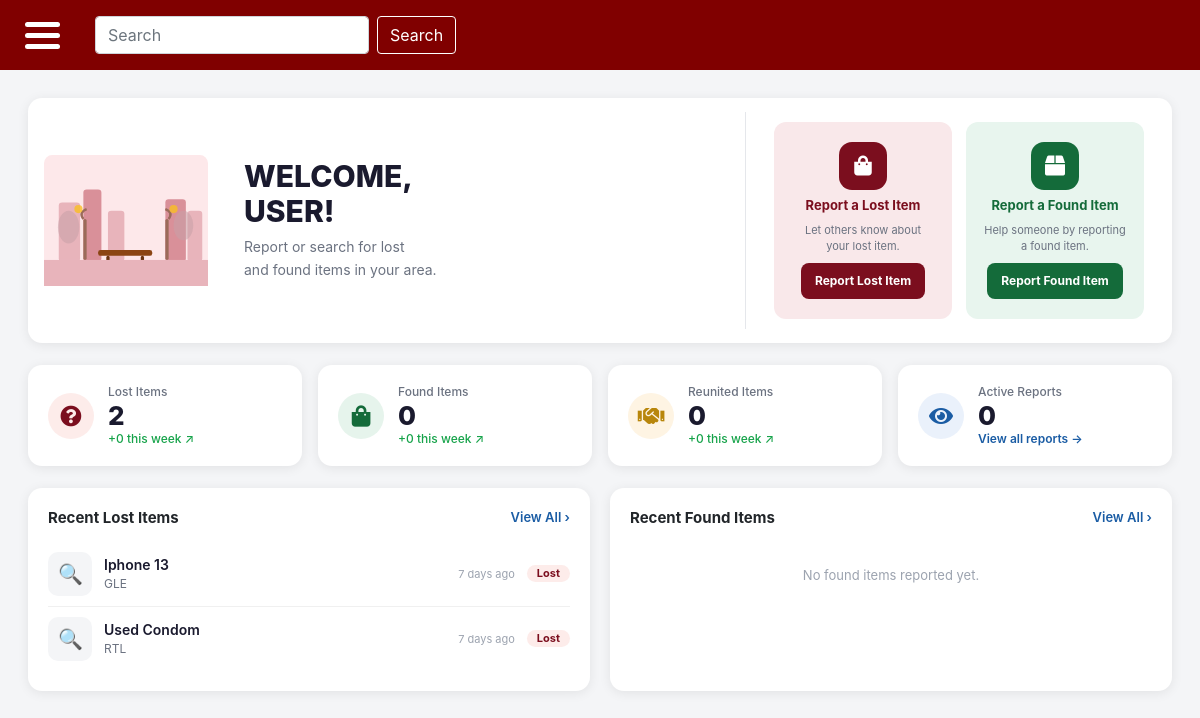
/dashboard.php (signed in), run on the app's committed database.
### tables this page shows
CREATE TABLE `users` (
  `user_id` int(11) NOT NULL,
  `full_name` varchar(255) DEFAULT NULL,
  `institutionalEmail` varchar(255) DEFAULT NULL,
  `password` varchar(255) NOT NULL,
  `is_admin` tinyint(1) DEFAULT 0
);

CREATE TABLE `posts` (
  `post_id` int(11) NOT NULL,
  `user_id` int(11) DEFAULT NULL,
  `location_id` int(11) DEFAULT NULL,
  `category_id` int(11) DEFAULT NULL,
  `dropOff_id` int(11) DEFAULT NULL,
  `type` varchar(255) DEFAULT NULL,
  `itemName` varchar(255) DEFAULT NULL,
  `publicDescription` varchar(255) DEFAULT NULL,
  `privateDetails` varchar(255) DEFAULT NULL,
  `currentStatus` varchar(20) DEFAULT 'PENDING',
  `dateReported` datetime DEFAULT current_timestamp(),
  `expirationDate` datetime DEFAULT NULL
);

CREATE TABLE `location` (
  `location_id` int(11) NOT NULL,
  `locationName` varchar(255) NOT NULL,
  `zone` varchar(100) NOT NULL
);

### dashboard.php (the view, shortened to what this page needs)
<?php
require_once 'connect.php';
$lostCount     = $connection->query("SELECT COUNT(*) AS c FROM posts WHERE type='LOST'")->fetch_assoc()['c'] ?? 0;
$foundCount    = $connection->query("SELECT COUNT(*) AS c FROM posts WHERE type='FOUND'")->fetch_assoc()['c'] ?? 0;
$reunitedCount = $connection->query("SELECT COUNT(*) AS c FROM posts WHERE currentStatus='REUNITED'")->fetch_assoc()['c'] ?? 0;
$activeCount   = $connection->query("SELECT COUNT(*) AS c FROM posts WHERE currentStatus='PENDING'")->fetch_assoc()['c'] ?? 0;
$lostWeek     = $connection->query("SELECT COUNT(*) AS c FROM posts WHERE type='LOST'  AND dateReported >= NOW() - INTERVAL 7 DAY")->fetch_assoc()['c'] ?? 0;
$foundWeek    = $connection->query("SELECT COUNT(*) AS c FROM posts WHERE type='FOUND' AND dateReported >= NOW() - INTERVAL 7 DAY")->fetch_assoc()['c'] ?? 0;
$reunitedWeek = $connection->query("SELECT COUNT(*) AS c FROM posts WHERE currentStatus='REUNITED' AND dateReported >= NOW() - INTERVAL 7 DAY")->fetch_assoc()['c'] ?? 0;
$recentLostResult = $connection->query("
    SELECT p.post_id, p.itemName, p.dateReported, p.currentStatus, l.locationName
    FROM posts p
    LEFT JOIN location l ON p.location_id = l.location_id
    WHERE p.type = 'LOST'
    ORDER BY p.dateReported DESC
    LIMIT 3
");
$recentLost = $recentLostResult ? $recentLostResult->fetch_all(MYSQLI_ASSOC) : [];
$recentFoundResult = $connection->query("
    SELECT p.post_id, p.itemName, p.dateReported, p.currentStatus, l.locationName
    FROM posts p
    LEFT JOIN location l ON p.location_id = l.location_id
    WHERE p.type = 'FOUND'
    ORDER BY p.dateReported DESC
    LIMIT 3
");
$recentFound = $recentFoundResult ? $recentFoundResult->fetch_all(MYSQLI_ASSOC) : [];
function timeAgo($datetime) {
    $diff = time() - strtotime($datetime);
    return floor($diff/86400) . ' days ago';
}
?>
<?php include 'header_footer/main-header.php'; ?>
<link rel="stylesheet" href="https://cdnjs.cloudflare.com/ajax/libs/font-awesome/5.15.4/css/all.min.css">
<div class="layout">
    <?php include 'side-menu.php'; ?>
    <div class="main-content">
        <div class="db-wrap">
            <div class="hero-card">
                <div class="hero-illus">
                </div>
                <div class="hero-text">
                    <h1>WELCOME,<br><?= strtoupper(htmlspecialchars($user1['full_name'] ?? 'USER')) ?>!</h1>
                    <p>Report or search for lost<br>and found items in your area.</p>
                </div>
                <div class="hero-actions">
                    <div class="act-card">
                        <div class="act-icon red"><i class="fas fa-shopping-bag"></i></div>
                        <h3 class="red">Report a Lost Item</h3>
                        <p>Let others know about your lost item.</p>
                        <a href="report_lost.php" class="btn-act red">Report Lost Item</a>
                    </div>
                    <div class="act-card green">
                        <div class="act-icon green"><i class="fas fa-box"></i></div>
                        <h3 class="green">Report a Found Item</h3>
                        <p>Help someone by reporting a found item.</p>
                        <a href="report_found.php" class="btn-act green">Report Found Item</a>
                    </div>
                </div>
            </div>
            <div class="stats-grid">
                <div class="stat-card">
                    <div class="stat-ico red"><i class="fas fa-question-circle fa-lg"></i></div>
                    <div class="stat-info">
                        <div class="lbl">Lost Items</div>
                        <div class="num"><?= $lostCount ?></div>
                        <div class="trnd">+<?= $lostWeek ?> this week ↗</div>
                    </div>
                </div>
                <div class="stat-card">
                    <div class="stat-ico green"><i class="fas fa-shopping-bag fa-lg"></i></div>
                    <div class="stat-info">
                        <div class="lbl">Found Items</div>
                        <div class="num"><?= $foundCount ?></div>
                        <div class="trnd">+<?= $foundWeek ?> this week ↗</div>
                    </div>
                </div>
                <div class="stat-card">
                    <div class="stat-ico gold"><i class="fas fa-handshake fa-lg"></i></div>
                    <div class="stat-info">
                        <div class="lbl">Reunited Items</div>
                        <div class="num"><?= $reunitedCount ?></div>
                        <div class="trnd">+<?= $reunitedWeek ?> this week ↗</div>
                    </div>
                </div>
                <div class="stat-card">
                    <div class="stat-ico blue"><i class="fas fa-eye fa-lg"></i></div>
                    <div class="stat-info">
                        <div class="lbl">Active Reports</div>
                        <div class="num"><?= $activeCount ?></div>
                        <div class="val"><a href="lost_items.php">View all reports &rarr;</a></div>
                    </div>
                </div>
            </div>
            <div class="recent-grid">
                <div class="rc-card">
                    <div class="rc-head">
                        <h3>Recent Lost Items</h3>
                        <a href="lost_items.php">View All &rsaquo;</a>
                    </div>
                    <?php if (empty($recentLost)): ?>
                        <div class="empty-state">No lost items reported yet.</div>
                    <?php else: ?>
                        <?php foreach ($recentLost as $item): ?>
                        <div class="item-row">
                            <div class="item-ico">🔍</div>
                            <div class="item-info">
                                <div class="nm"><?= htmlspecialchars($item['itemName'] ?? '—') ?></div>
                                <div class="loc"><?= htmlspecialchars($item['locationName'] ?? 'Unknown location') ?></div>
                            </div>
                            <span class="item-time"><?= timeAgo($item['dateReported']) ?></span>
                            <span class="badge lost">Lost</span>
                        </div>
                        <?php endforeach; ?>
                    <?php endif; ?>
                </div>
                <div class="rc-card">
                    <div class="rc-head">
                        <h3>Recent Found Items</h3>
                        <a href="found_items.php">View All &rsaquo;</a>
                    </div>
                    <?php if (empty($recentFound)): ?>
                        <div class="empty-state">No found items reported yet.</div>
                    <?php endif; ?>
                </div>
            </div>
        </div>
    </div>
</div>
<?php include 'header_footer/footer.php'; ?>

### css/global.css (style rules this page uses)
html, body { margin: 0; padding: 0; min-height: 100%; background-color: #f5f5f5; }
.layout { display: flex; min-height: 100vh; width: 100%; }
.main-content { flex: 1; min-height: 100vh; background-color: #f5f5f5; display: flex; flex-direction: column; }

### data on the page
users: full_name "USER"
posts: itemName "Iphone 13", location.locationName "GLE", dateReported "7 days ago"
posts: itemName "Used Condom", location.locationName "RTL", dateReported "7 days ago"

### other printed values
$lostCount "2"
$lostWeek "0"
$foundCount "0"
$foundWeek "0"
$reunitedCount "0"
$reunitedWeek "0"
$activeCount "0"
